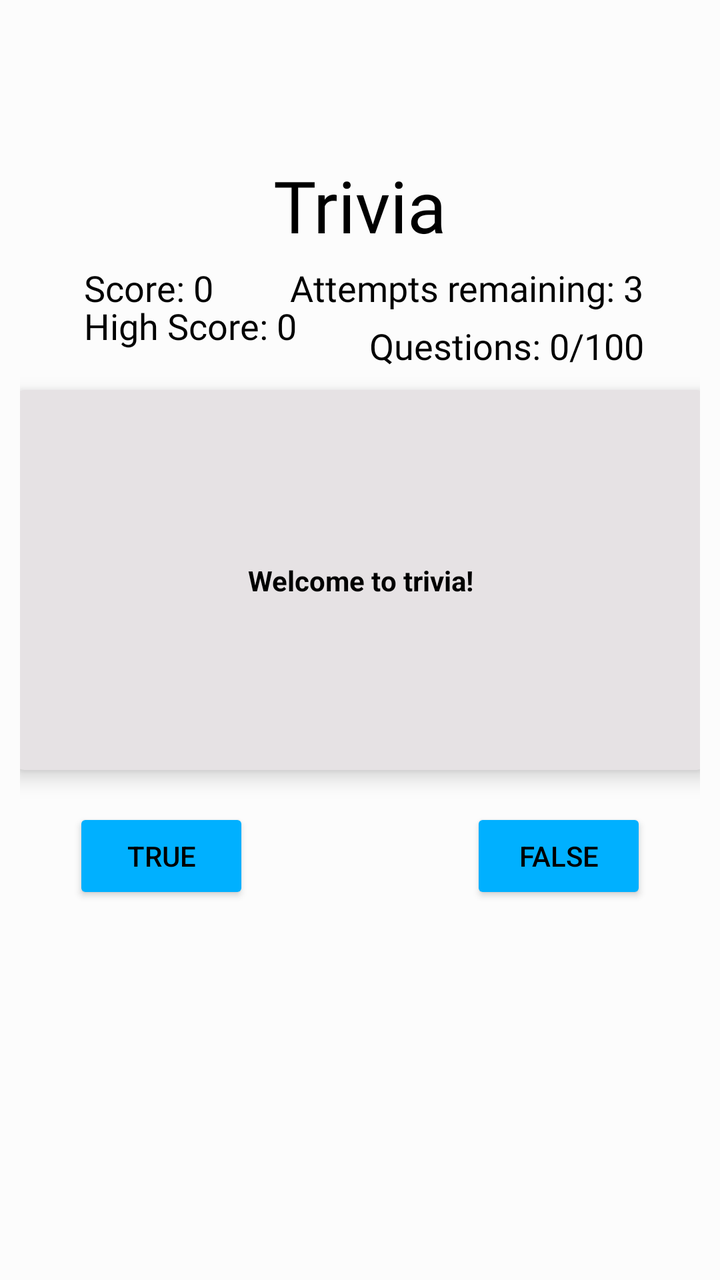
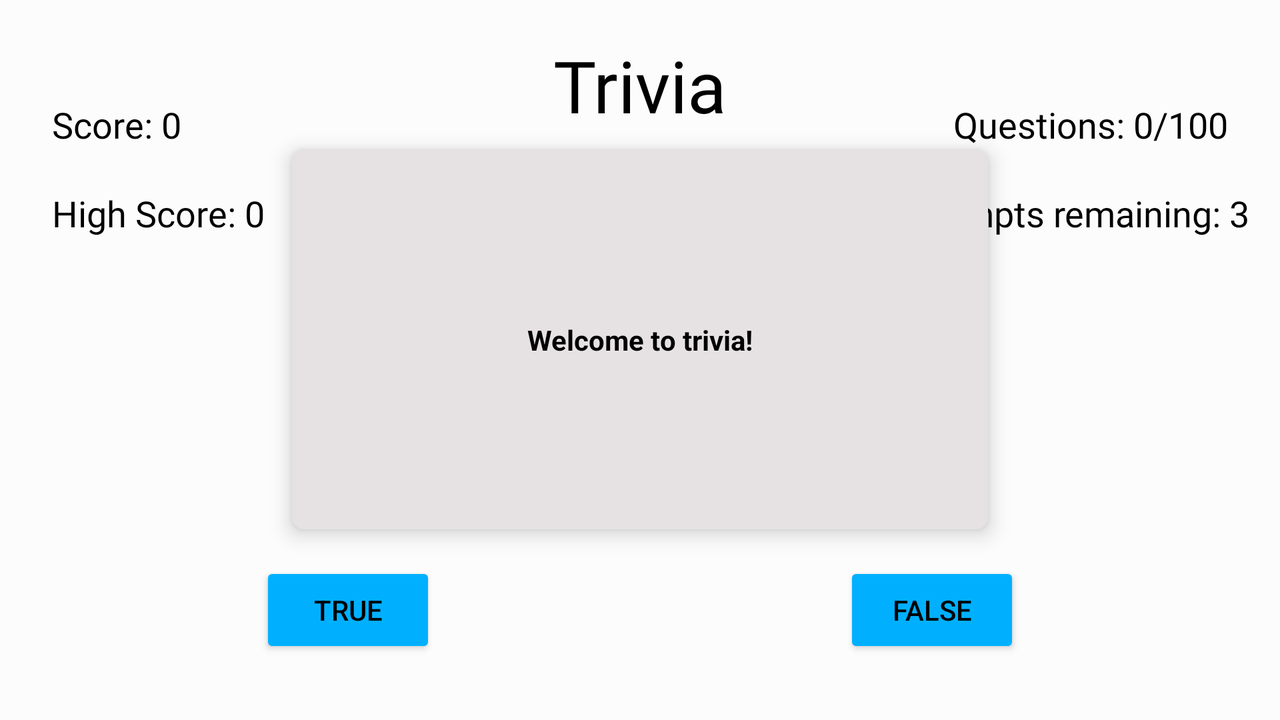

First picture: res/layout/ on a phone held upright. Second picture: the repository's own variant of that layout, on a device whose configuration matches the variant's folder. Source for both follows.
<!-- AndroidManifest.xml: application theme AppTheme -->
<!-- res/layout/activity_main.xml -->
<?xml version="1.0" encoding="utf-8"?>
<androidx.constraintlayout.widget.ConstraintLayout xmlns:android="http://schemas.android.com/apk/res/android"
    xmlns:app="http://schemas.android.com/apk/res-auto"
    xmlns:tools="http://schemas.android.com/tools"
    android:layout_width="match_parent"
    android:layout_height="match_parent"
    android:background="@color/backgroundColor"
    android:padding="10dp"
    tools:context=".MainActivity">

    <TextView
        android:id="@+id/text_view_title"
        android:layout_width="wrap_content"
        android:layout_height="wrap_content"
        android:fontFamily="@font/chewy"
        android:text="@string/text_view_title"
        android:textColor="@color/textColor"
        android:textSize="36sp"
        app:layout_constraintBottom_toTopOf="@+id/card_view_questions"
        app:layout_constraintEnd_toEndOf="parent"
        app:layout_constraintStart_toStartOf="parent"
        app:layout_constraintTop_toTopOf="parent" />

    <androidx.cardview.widget.CardView
        android:id="@+id/card_view_questions"
        android:layout_width="348dp"
        android:layout_height="190dp"
        android:padding="10dp"
        app:cardCornerRadius="6dp"
        app:cardElevation="6dp"
        app:cardBackgroundColor="@color/colorAccent"
        app:layout_constraintBottom_toBottomOf="parent"
        app:layout_constraintEnd_toEndOf="parent"
        app:layout_constraintStart_toStartOf="parent"
        app:layout_constraintTop_toTopOf="parent"
        app:layout_constraintVertical_bias="0.43">

        <androidx.constraintlayout.widget.ConstraintLayout
            android:layout_width="match_parent"
            android:layout_height="match_parent"
            android:padding="10dp">

            <TextView
                android:id="@+id/text_view_questions"
                android:layout_width="wrap_content"
                android:layout_height="wrap_content"
                android:textStyle="bold"
                android:textColor="@color/textColor"
                app:layout_constraintBottom_toBottomOf="parent"
                app:layout_constraintEnd_toEndOf="parent"
                app:layout_constraintStart_toStartOf="parent"
                app:layout_constraintTop_toTopOf="parent"
                tools:text="Welcome to trivia!" />
        </androidx.constraintlayout.widget.ConstraintLayout>
    </androidx.cardview.widget.CardView>

    <Button
        android:id="@+id/button_false"
        android:layout_width="wrap_content"
        android:layout_height="wrap_content"
        android:layout_marginStart="76dp"
        android:layout_marginTop="16dp"
        android:backgroundTint="@color/colorPrimary"
        android:text="@string/button_text_false"
        android:textColor="@color/textColor"
        app:layout_constraintBottom_toBottomOf="parent"
        app:layout_constraintEnd_toEndOf="parent"
        app:layout_constraintStart_toEndOf="@+id/button_true"
        app:layout_constraintTop_toBottomOf="@+id/card_view_questions"
        app:layout_constraintVertical_bias="0.016" />

    <Button
        android:id="@+id/button_true"
        android:layout_width="wrap_content"
        android:layout_height="wrap_content"
        android:layout_marginTop="16dp"
        android:layout_marginEnd="8dp"
        android:backgroundTint="@color/colorPrimary"
        android:text="@string/button_text_true"
        android:textColor="@color/textColor"
        app:layout_constraintBottom_toBottomOf="parent"
        app:layout_constraintEnd_toStartOf="@+id/button_false"
        app:layout_constraintStart_toStartOf="parent"
        app:layout_constraintTop_toBottomOf="@+id/card_view_questions"
        app:layout_constraintVertical_bias="0.016" />

    <TextView
        android:id="@+id/text_view_counter"
        android:layout_width="wrap_content"
        android:layout_height="wrap_content"
        android:fontFamily="@font/chewy"
        android:textColor="@color/textColor"
        android:textSize="18sp"
        app:layout_constraintBottom_toTopOf="@+id/card_view_questions"
        app:layout_constraintEnd_toEndOf="@+id/text_view_attempts_remaining"
        app:layout_constraintTop_toTopOf="@+id/text_view_high_score"
        tools:text="Questions: 0/100" />

    <TextView
        android:id="@+id/text_view_score"
        android:layout_width="wrap_content"
        android:layout_height="wrap_content"
        android:layout_marginStart="32dp"
        android:layout_marginTop="5dp"
        android:fontFamily="@font/chewy"
        android:text="Score: 0"
        android:textColor="@color/textColor"
        android:textSize="18sp"
        app:layout_constraintBottom_toTopOf="@+id/text_view_high_score"
        app:layout_constraintStart_toStartOf="parent"
        app:layout_constraintTop_toBottomOf="@+id/text_view_title"
        app:layout_constraintVertical_bias="0.0" />

    <TextView
        android:id="@+id/text_view_high_score"
        android:layout_width="wrap_content"
        android:layout_height="wrap_content"
        android:layout_marginBottom="20dp"
        android:fontFamily="@font/chewy"
        android:text="High Score: 0"
        android:textColor="@color/textColor"
        android:textSize="18sp"
        app:layout_constraintBottom_toTopOf="@+id/card_view_questions"
        app:layout_constraintStart_toStartOf="@+id/text_view_score" />

    <TextView
        android:id="@+id/text_view_attempts_remaining"
        android:layout_width="wrap_content"
        android:layout_height="wrap_content"
        android:layout_marginEnd="28dp"
        android:fontFamily="@font/chewy"
        android:text="Attempts remaining: 3"
        android:textColor="@color/textColor"
        android:textSize="18sp"
        app:layout_constraintBottom_toTopOf="@+id/text_view_counter"
        app:layout_constraintEnd_toEndOf="parent"
        app:layout_constraintTop_toBottomOf="@+id/text_view_title" />


</androidx.constraintlayout.widget.ConstraintLayout>
<!-- resources referenced by this layout -->
<resources>
  <color name="backgroundColor">#FCFCFC</color>
  <color name="colorAccent">#E6E2E4</color>
  <color name="colorPrimary">#00B0FF</color>
  <color name="textColor">#000000</color>
  <string name="button_text_false">False</string>
  <string name="button_text_true">True</string>
  <string name="text_view_title">Trivia</string>
  <style name="AppTheme" parent="Theme.AppCompat.DayNight.DarkActionBar">
          
          <item name="colorPrimary">@color/colorPrimary</item>
          <item name="colorPrimaryDark">#000000</item>
          <item name="colorAccent">@color/colorAccent</item>
      </style>
</resources>
<!-- res/layout-land/activity_main.xml (the repository's variant of the layout above) -->
<!-- drawn on the phone turned sideways -->
<?xml version="1.0" encoding="utf-8"?>
<androidx.constraintlayout.widget.ConstraintLayout xmlns:android="http://schemas.android.com/apk/res/android"
    xmlns:app="http://schemas.android.com/apk/res-auto"
    xmlns:tools="http://schemas.android.com/tools"
    android:layout_width="match_parent"
    android:layout_height="match_parent"
    android:background="@color/backgroundColor"
    android:padding="10dp"
    tools:context=".MainActivity">

    <TextView
        android:id="@+id/text_view_title"
        android:layout_width="wrap_content"
        android:layout_height="wrap_content"
        android:fontFamily="@font/chewy"
        android:text="@string/text_view_title"
        android:textColor="@color/textColor"
        android:textSize="36sp"
        app:layout_constraintBottom_toTopOf="@+id/card_view_questions"
        app:layout_constraintEnd_toEndOf="parent"
        app:layout_constraintStart_toStartOf="parent"
        app:layout_constraintTop_toTopOf="parent" />

    <androidx.cardview.widget.CardView
        android:id="@+id/card_view_questions"
        android:layout_width="348dp"
        android:layout_height="190dp"
        android:padding="10dp"
        app:cardCornerRadius="6dp"
        app:cardElevation="6dp"
        app:cardBackgroundColor="@color/colorAccent"
        app:layout_constraintBottom_toBottomOf="parent"
        app:layout_constraintEnd_toEndOf="parent"
        app:layout_constraintStart_toStartOf="parent"
        app:layout_constraintTop_toTopOf="parent"
        app:layout_constraintVertical_bias="0.43">

        <androidx.constraintlayout.widget.ConstraintLayout
            android:layout_width="match_parent"
            android:layout_height="match_parent"
            android:padding="10dp">

            <TextView
                android:id="@+id/text_view_questions"
                android:layout_width="wrap_content"
                android:layout_height="wrap_content"
                android:textStyle="bold"
                android:textColor="@color/textColor"
                app:layout_constraintBottom_toBottomOf="parent"
                app:layout_constraintEnd_toEndOf="parent"
                app:layout_constraintStart_toStartOf="parent"
                app:layout_constraintTop_toTopOf="parent"
                tools:text="Welcome to trivia!" />
        </androidx.constraintlayout.widget.ConstraintLayout>
    </androidx.cardview.widget.CardView>

    <Button
        android:id="@+id/button_false"
        android:layout_width="wrap_content"
        android:layout_height="wrap_content"
        android:layout_marginStart="76dp"
        android:layout_marginTop="16dp"
        android:backgroundTint="@color/colorPrimary"
        android:text="@string/button_text_false"
        android:textColor="@color/textColor"
        app:layout_constraintBottom_toBottomOf="parent"
        app:layout_constraintEnd_toEndOf="parent"
        app:layout_constraintStart_toEndOf="@+id/button_true"
        app:layout_constraintTop_toBottomOf="@+id/card_view_questions"
        app:layout_constraintVertical_bias="0.016" />

    <Button
        android:id="@+id/button_true"
        android:layout_width="wrap_content"
        android:layout_height="wrap_content"
        android:layout_marginTop="16dp"
        android:layout_marginEnd="8dp"
        android:backgroundTint="@color/colorPrimary"
        android:text="@string/button_text_true"
        android:textColor="@color/textColor"
        app:layout_constraintBottom_toBottomOf="parent"
        app:layout_constraintEnd_toStartOf="@+id/button_false"
        app:layout_constraintStart_toStartOf="parent"
        app:layout_constraintTop_toBottomOf="@+id/card_view_questions"
        app:layout_constraintVertical_bias="0.016" />

    <TextView
        android:id="@+id/text_view_counter"
        android:layout_width="wrap_content"
        android:layout_height="wrap_content"
        android:layout_marginEnd="16dp"
        android:fontFamily="@font/chewy"
        android:textColor="@color/textColor"
        android:textSize="18sp"
        app:layout_constraintEnd_toEndOf="parent"
        app:layout_constraintTop_toTopOf="@+id/text_view_score"
        tools:text="Questions: 0/100" />

    <TextView
        android:id="@+id/text_view_score"
        android:layout_width="wrap_content"
        android:layout_height="wrap_content"
        android:layout_marginTop="40dp"
        android:fontFamily="@font/chewy"
        android:text="Score: 0"
        android:textColor="@color/textColor"
        android:textSize="18sp"
        app:layout_constraintStart_toStartOf="@+id/text_view_high_score"
        app:layout_constraintTop_toTopOf="parent" />

    <TextView
        android:id="@+id/text_view_high_score"
        android:layout_width="wrap_content"
        android:layout_height="wrap_content"
        android:layout_marginStart="16dp"
        android:layout_marginTop="20dp"
        android:fontFamily="@font/chewy"
        android:text="High Score: 0"
        android:textColor="@color/textColor"
        android:textSize="18sp"
        app:layout_constraintStart_toStartOf="parent"
        app:layout_constraintTop_toBottomOf="@+id/text_view_score" />

    <TextView
        android:id="@+id/text_view_attempts_remaining"
        android:layout_width="wrap_content"
        android:layout_height="wrap_content"
        android:layout_marginTop="20dp"
        android:layout_marginEnd="5dp"
        android:fontFamily="@font/chewy"
        android:text="Attempts remaining: 3"
        android:textColor="@color/textColor"
        android:textSize="18sp"
        app:layout_constraintEnd_toEndOf="parent"
        app:layout_constraintTop_toBottomOf="@+id/text_view_counter" />


</androidx.constraintlayout.widget.ConstraintLayout>
